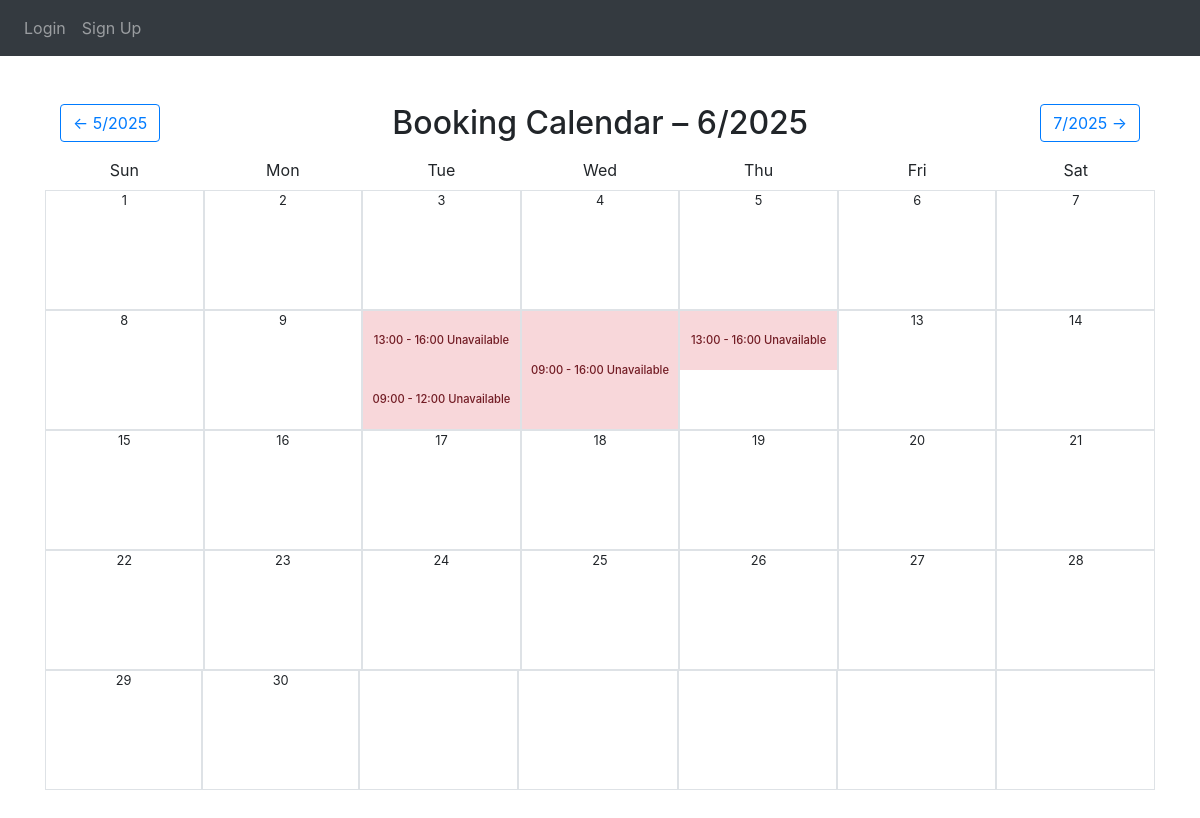
/calendar, run on an earlier commit of the app's database.
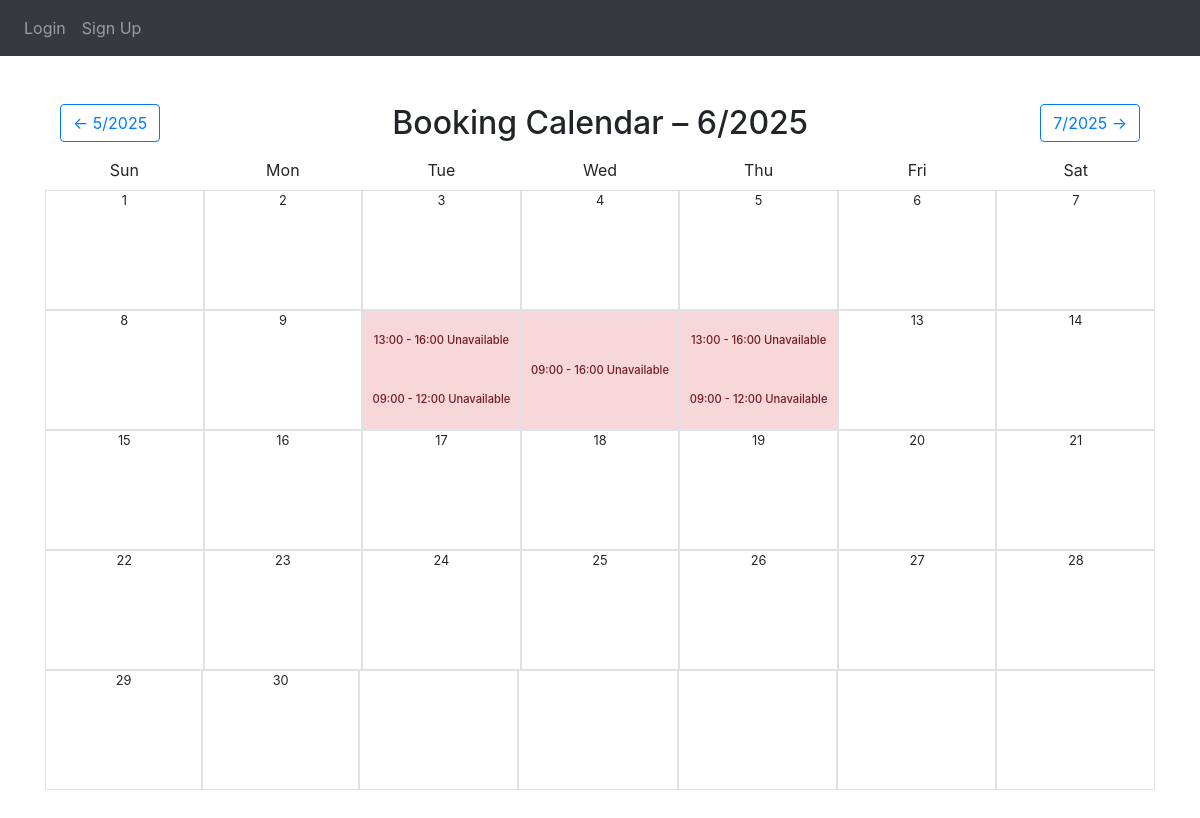
And on a later commit of the database.
### BookingSystem/userModel.py (models this page shows)
class Booking(db.Model, UserMixin):
    id = db.Column(db.Integer, primary_key=True)
    user_id = db.Column(db.Integer, db.ForeignKey('user.id'))
    name = db.Column(db.String(100), nullable=False)
    date = db.Column(db.Date, nullable=False)
    training_type = db.Column(db.String(50), nullable=False)
    time_slot = db.Column(db.String(20), nullable=False)
    created_at = db.Column(db.DateTime, default=datetime.utcnow)

### BookingSystem/views.py (the view)
@views.route('/calendar')
@views.route('/calendar/<int:year>/<int:month>/', methods=['GET', 'POST'])
def calendar_view(year=None, month=None):
    today = date.today()
    if year is None or month is None:
        year, month = today.year, today.month
    first_day = date(year, month, 1)
    start_weekday = (first_day.weekday() + 1) % 7
    days_in_month = monthrange(year, month)[1]
    calendar_days = [None] * start_weekday + [date(year, month, d) for d in range(1, days_in_month + 1)]
    while len(calendar_days) % 7:
        calendar_days.append(None)
    bookings = Booking.query.filter(
        db.extract('year', Booking.date) == year,
        db.extract('month', Booking.date) == month
    ).all()
    booked_by_day = {}
    for booking in bookings:
        booked_by_day.setdefault(booking.date.day, []).append({
            "user_id": booking.user_id,
            "training_type": booking.training_type,
            "time_slot": booking.time_slot,
        })
    if month == 1:
        prev_month, prev_year = 12, year - 1
    else:
        prev_month, prev_year = month - 1, year
    if month == 12:
        next_month, next_year = 1, year + 1
    else:
        next_month, next_year = month + 1, year
    return render_template(
        'calendar.html',
        calendar_days=calendar_days,
        year=year,
        month=month,
        prev_year=prev_year,
        prev_month=prev_month,
        next_year=next_year,
        next_month=next_month,
        booked_by_day=booked_by_day,
        user=current_user
    )

### BookingSystem/templates/Calendar.html (shortened to what this page needs)
{% extends "base.html" %}
{% block content %}
<div class="container py-5">
  <div class="d-flex justify-content-between align-items-center mb-3">
    <a href="{{ url_for('views.calendar_view', year=prev_year, month=prev_month) }}" class="btn btn-outline-primary">
      &larr; {{ prev_month }}/{{ prev_year }}
    </a>
    <h2 class="mb-0">Booking Calendar – {{ month }}/{{ year }}</h2>
    <a href="{{ url_for('views.calendar_view', year=next_year, month=next_month) }}" class="btn btn-outline-primary">
      {{ next_month }}/{{ next_year }} &rarr;
    </a>
  </div>
  <div class="row text-center mb-2">
    {% for day in ['Sun', 'Mon', 'Tue', 'Wed', 'Thu', 'Fri', 'Sat'] %}
    <div class="col calendar-header">{{ day }}</div>
    {% endfor %}
  </div>
  {% for week in range(0, calendar_days|length, 7) %}
  <div class="row text-center">
    {% for day in calendar_days[week:week+7] %}
      {% if day %}
      <div class="col calendar-day p-0" onclick="openTrainingBookingModal('{{ day.isoformat() }}')">
        <div class="calendar-day-inner border">
          <div class="position-absolute top-0 start-0 w-100 text-start ps-1 small">{{ day.day }}</div>
              {% set bookings = booked_by_day.get(day.day) %}
                {% if bookings %}
                  {% for b in bookings %}
                    {% if b.user_id == user.id %}
                        <div class="calendar-slot slot-{{ b.training_type }}">{{ b.time_slot }}</div>
                        {% if b.training_type == 'full_day' %}
                            <div class="calendar-slot slot-full">{{ b.time_slot }}</div>
                        {% elif b.training_type == 'morning_half' %}
                            <div class="calendar-slot slot-morning">{{ b.time_slot }}</div>
                        {% elif b.training_type == 'afternoon_half' %}
                            <div class="calendar-slot slot-afternoon">{{ b.time_slot }}</div>
                        {% endif %}
                    {% else %}
                      <div class="calendar-slot slot-unavailable
                          {% if b.training_type == 'morning_half' %} unavailable-morning
                          {% elif b.training_type == 'afternoon_half' %} unavailable-afternoon
                          {% elif b.training_type == 'full_day' %} unavailable-full
                          {% endif %}">
                        {{ b.time_slot }} Unavailable
                      </div>
                    {% endif %}
                  {% endfor %}
              {% else %}
                <div class="calendar-slot" style="height: 100%; visibility: hidden;"></div>
              {% endif %}
        </div>
      </div>
      {% else %}
      <div class="col calendar-day text-muted border" style="height: 120px;"></div>
      {% endif %}
    {% endfor %}
  </div>
  {% endfor %}
</div>
{% endblock %}

### BookingSystem/templates/base.html (shortened to what this page needs)
<!DOCTYPE html>
<html>
  <head>
    <link
      rel="stylesheet"
      href="https://stackpath.bootstrapcdn.com/bootstrap/4.4.1/css/bootstrap.min.css"
    />
    <link
      rel="stylesheet"
      href="https://stackpath.bootstrapcdn.com/font-awesome/4.7.0/css/font-awesome.min.css"
    />
  </head>
  <body>
    <nav class="navbar navbar-expand-lg navbar-dark bg-dark">
      <div class="collapse navbar-collapse" id="navbar">
        <div class="navbar-nav">
          {% if user.is_authenticated %}
          <a class="nav-item nav-link" id="home" href="/">Home</a>
          <a class="nav-item nav-link" id="Calendar" href="/calendar">Calendar</a>
          <a class="nav-item nav-link" id="logout" href="/logout">Logout</a>
          {% else %}
          <a class="nav-item nav-link" id="login" href="/login">Login</a>
          <a class="nav-item nav-link" id="signUp" href="/sign_up">Sign Up</a>
          {% endif %}
        </div>
      </div>
    </nav>
    <div class="container">{% block content %} {% endblock %}</div>
  </body>
</html>

### BookingSystem/templates/Calendar.html (style rules this page uses)
.calendar-day { height: 120px; position: relative; padding: 0; overflow: hidden; }
.calendar-day-inner { height: 100%; position: relative; width: 100%; }
.calendar-slot { height: 50%; width: 100%; position: absolute; left: 0; display: flex; align-items: center; justify-content: center; font-size: 0.7rem; font-weight: 500; color: #000; padding: 2px; text-align: center; }
.slot-unavailable { background-color: #f8d7da; color: #721c24; height: 50%; width: 100%; position: absolute; display: flex; align-items: center; justify-content: center; font-size: 0.7rem; font-weight: 500; text-align: center; padding: 2px; }
.unavailable-morning { bottom: 0; height: 50%; }
.unavailable-afternoon { top: 0; height: 50%; }
.unavailable-full { top: 0; height: 100%; }

What changed in the data, as far as the page shows it:
added Booking: time_slot "09:00 - 12:00"
